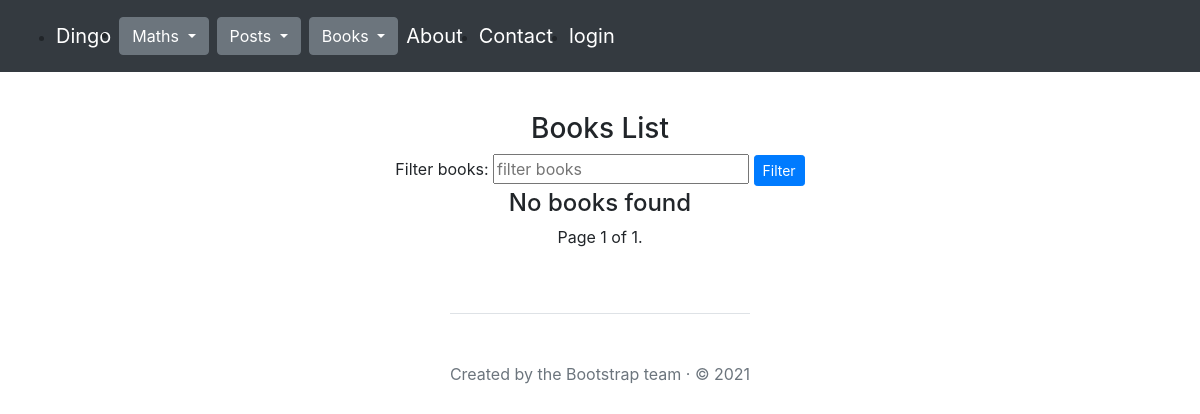
/books/books/, run on an earlier commit of the app's database.
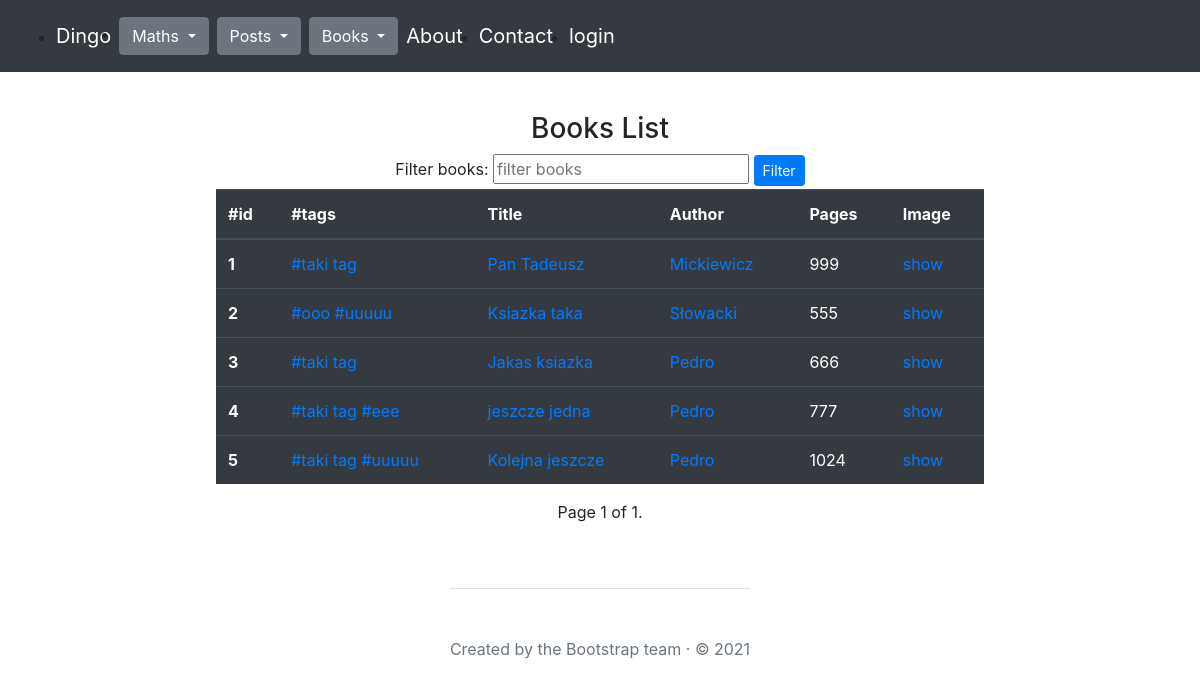
And on a later commit of the database.
### books/models.py (models this page shows, shortened)
class Book(models.Model):
    title = models.CharField(max_length=30, unique=True, null=False)
    comment = models.TextField(null=True)
    pages = models.IntegerField(null=True)
    image = models.ImageField(upload_to='photos/%Y/%m/%d', null=True, default='')
    tags = models.ManyToManyField("books.Tag", related_name="books")
    author = models.ForeignKey(
        'books.Author',
        on_delete=models.CASCADE,
        null=False,
        blank=False
    )

class Tag(models.Model):
    word = models.CharField(max_length=50, unique=True)

class Author(models.Model):
    name = models.CharField(max_length=30, null=False, unique=True)
    comment = models.TextField(null=True)

### books/views.py (the view)
# urls.py: path('books/', books_list, name="books_list"),
def books_list(request):
    page_number = request.GET.get('page')
    books_filter = request.GET.get('filter')
    if books_filter:
        books = Book.objects.filter(title__icontains=books_filter)
    else:
        books = Book.objects.all()
    paginator = Paginator(books, 5)
    books = paginator.get_page(page_number)
    return render(
        request=request,
        template_name="books/books_list.html",
        context={"books": books,
                 "books_filter": books_filter,
                }
    )

### books/templates/books/books_list.html (shortened to what this page needs)
{% extends "main.html" %}
{% block content %}
<div class="mt-3 d-flex flex-column align-items-center justify-content-center">
    <h3 class='text-center'>Books List</h3>
    {% if not author %}
        <form method="get" action="{% url 'books:books_list' %}">
            <label for="filter">Filter books:</label>
            <input type="text" id="filter" name="filter" placeholder="filter books">
            <button class="btn btn-sm btn-primary" type="submit">Filter</button>
        </form>
    {% elif author %}
        <h4>All books of {{ author.name }}</h4>
    {% elif books_filter %}
        <h4 class="mt-3">Filtered by query: {{ books_filter }}</h4>
    {% elif tag %}
        <h4 class="mt-3">Filtered by tag: {{ tag }}</h4>
    {% else %}
        <h4 class="mt-3">All results</h4>
    {% endif %}
    {% if books %}
    <div class="table-responsive">
        <table class="table table-dark">
            <thead>
                <tr>
                    <th scope="col">#id</th>
                    <th scope="col">#tags</th>
                    <th scope="col">Title</th>
                    <th scope="col">Author</th>
                    <th scope="col">Pages</th>
                    <th scope="col">Image</th>
                </tr>
            </thead>
            <tbody>
                {% for book in books %}
                    <tr>
                        <th scope="row">{{ book.id }}</th>
                        <td>
                            {% for tag in book.tags.all %}
                                <a href="{% url 'books:books_with_tag' tag.word %}">#{{ tag.word }}</a>
                            {% endfor %}
                        </td>
                        <td><a href="{% url 'books:book_details' book.id %}">{{ book.title }}</a></td>
                        <td><a href="{% url 'books:author_details' book.author.id %}">{{ book.author.name }}</a></td>
                        <td>{{ book.pages }}</a></td>
                        <td>
                            {% if book.image.url != '' %}
                                <a href="{{ book.image.url }}">show</a>
                            {% else %}
                                no image
                            {% endif %}
                        </td>
                    </tr>
                {% endfor %}
            </tbody>
        </table>
    </div>
    {% else %}
        <h4>No books found</h4>
    {% endif %}
    <div class="pagination">
        <span class="step-links">
            <span class="current">
                Page {{ books.number }} of {{ books.paginator.num_pages }}.
            </span>
        </span>
    </div>
</div>
{% endblock %}

What changed in the data, as far as the page shows it:
added Book: id "1", title "Pan Tadeusz", author.name "Mickiewicz", pages "999"
added Tag: word "taki tag"
added Book: id "2", title "Ksiazka taka", author.name "Słowacki", pages "555"
added Tag: word "ooo", shown under "2"
added Tag: word "uuuuu"
added Book: id "3", title "Jakas ksiazka", author.name "Pedro", pages "666"
added Book: id "4", title "jeszcze jedna", author.name "Pedro", pages "777"
added Tag: word "eee", shown under "4"
added Book: id "5", title "Kolejna jeszcze", author.name "Pedro", pages "1024"
Also different on the page:
text no longer shown: "No books found"
text now shown: "#id #tags Title Author Pages Image"
